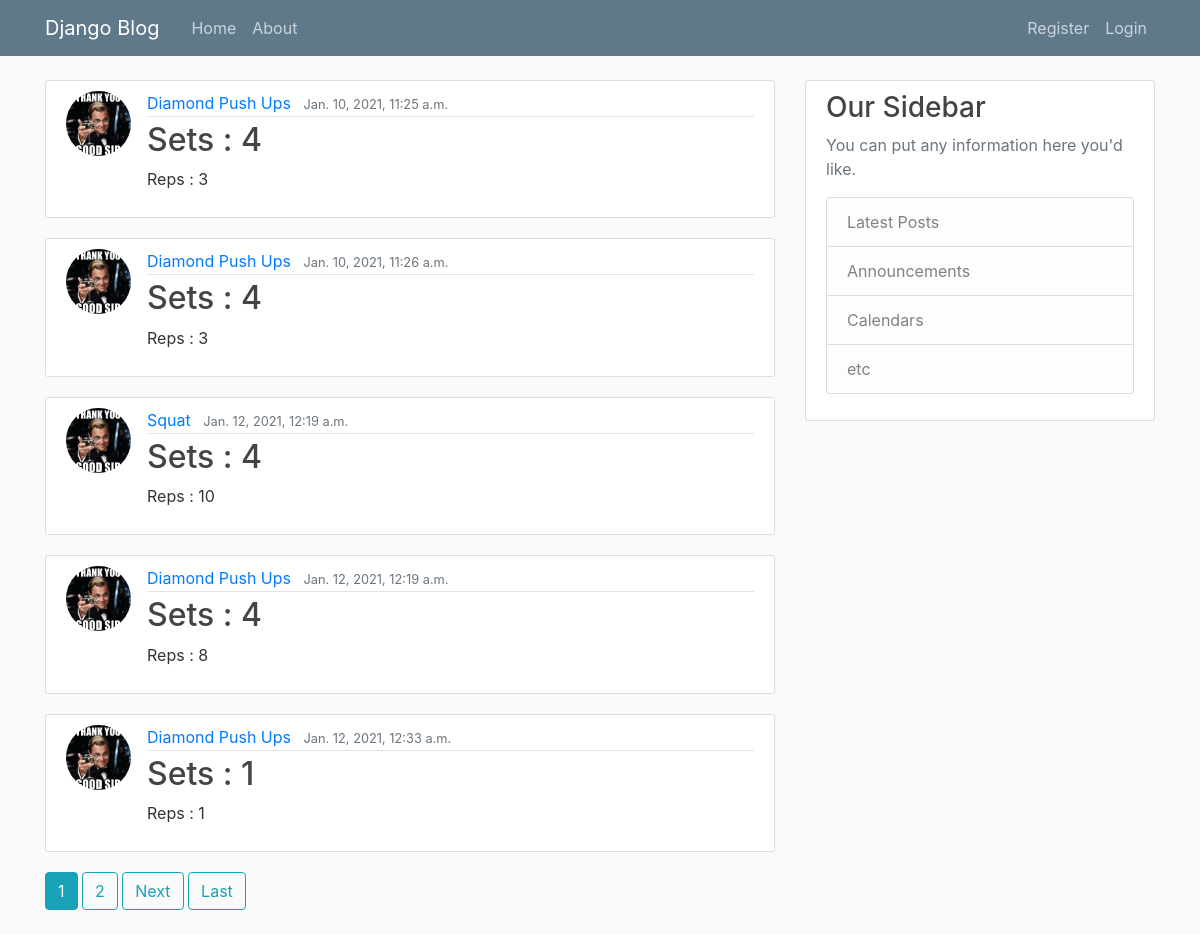
Before: / with the older database file.
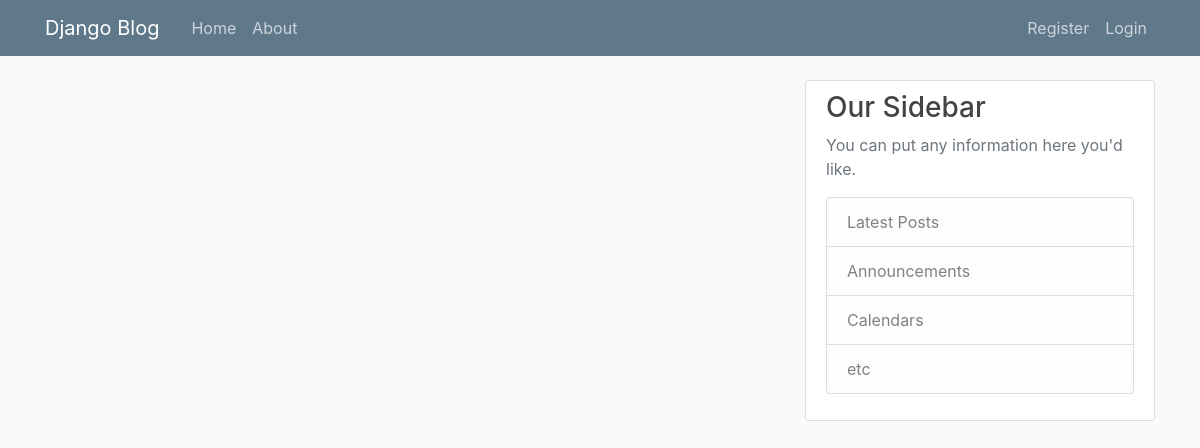
After: the same page with the newer database file.
### workoutlog/models.py (models this page shows, shortened)
class Workout(models.Model):
    workoutname = models.CharField(max_length=100)
    sets = models.IntegerField()
    reps = models.IntegerField()
    date_posted = models.DateTimeField(default=timezone.now)
    author = models.ForeignKey(User,on_delete=models.CASCADE)

### users/models.py (models this page shows, shortened)
class Profile(models.Model):
    user = models.OneToOneField(User, on_delete=models.CASCADE)
    image = models.ImageField(default='default.jpg',upload_to='profile_pics')

### workoutlog/views.py (the view)
# urls.py: path('', WorkoutListView.as_view(), name ='workoutlog-home'),
class WorkoutListView(ListView):
    model = Workout
    template_name = 'workoutlog/home.html'
    context_object_name = 'posts'
    paginate_by = 5 # page

### workoutlog/templates/workoutlog/home.html (shortened to what this page needs)
{% extends "workoutlog/base.html" %}
{% block content %}
    {% for post in posts %}
        <article class="media content-section">
          <img class ="rounded-circle article-img" src="{{ post.author.profile.image.url }}">
          <div class="media-body">
            <div class="article-metadata">
              <a class="mr-2" href="{% url 'workoutlog-detail' post.id %}">{{ post.workoutname }}</a>
              <small class="text-muted">{{ post.date_posted }}</small>
            </div>
            <h2><a class="article-title" href="{% url 'workoutlog-detail' post.id %}"> Sets : {{ post.sets }} </a></h2>
            <p class="article-content">Reps : {{ post.reps }}</p>
          </div>
        </article>
    {% endfor %}
    {% if is_paginated %}
        {% for num in page_obj.paginator.page_range %}
            {% if page_obj.number == num %}
                <a class="btn btn-info mb-4" href="?page={{ num }}"> {{ num }} </a>
            {% elif num > page_obj.number|add:'-3' and num < page_obj.number|add:'3' %}
                <a class="btn btn-outline-info mb-4" href="?page={{ num }}"> {{ num }} </a>
            {% endif %}
        {% endfor %}
        {% if page_obj.has_next %}
            <a class="btn btn-outline-info mb-4" href="?page={{ page_obj.next_page_number }}"> Next </a>
            <a class="btn btn-outline-info mb-4" href="?page={{ page_obj.paginator.num_pages }}"> Last </a>
        {% endif %}
    {% endif %}
{% endblock content %}

Changed rows visible on the page:
removed Workout: author.profile.image (picture), workoutname "Diamond Push Ups", date_posted "Jan. 10, 2021, 11:25 a.m.", sets "4", reps "3"
removed Workout: author.profile.image (picture), workoutname "Diamond Push Ups", date_posted "Jan. 10, 2021, 11:26 a.m.", sets "4", reps "3"
removed Workout: author.profile.image (picture), workoutname "Squat", date_posted "Jan. 12, 2021, 12:19 a.m.", sets "4", reps "10"
removed Workout: author.profile.image (picture), workoutname "Diamond Push Ups", date_posted "Jan. 12, 2021, 12:19 a.m.", sets "4", reps "8"
removed Workout: author.profile.image (picture), workoutname "Diamond Push Ups", date_posted "Jan. 12, 2021, 12:33 a.m.", sets "1", reps "1"
Other visible differences:
list line gone: "1"
list line gone: "2"
text no longer shown: "Next Last"
